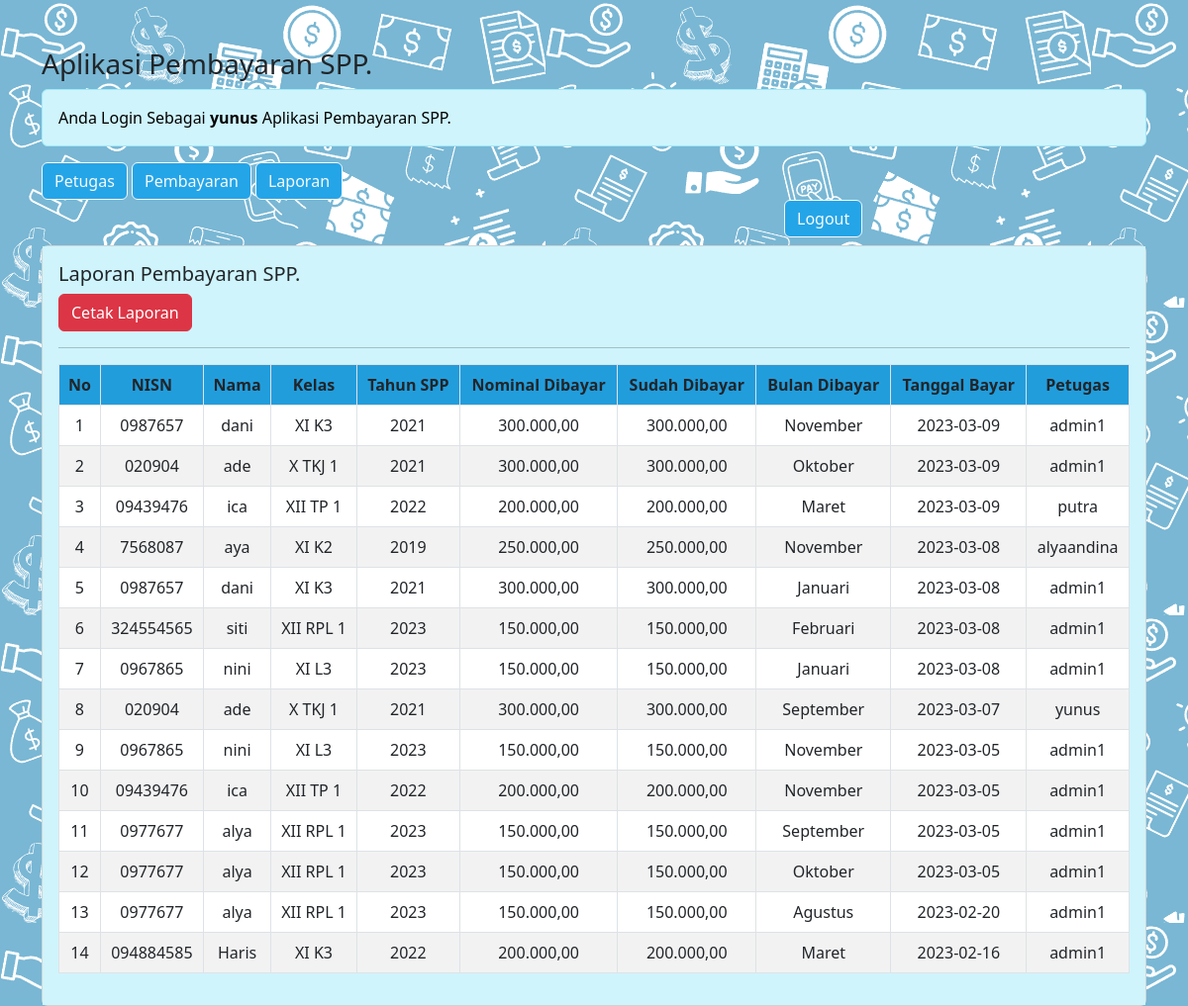
Page /pembayaran_spp_ukk/petugas/petugas.php?url=laporan (signed in) on the committed database.
### tables this page shows
CREATE TABLE `pembayaran` (
  `id_pembayaran` int(11) NOT NULL,
  `id_petugas` int(11) NOT NULL,
  `nisn` varchar(10) NOT NULL,
  `tgl_bayar` date NOT NULL,
  `bulan_dibayar` varchar(12) NOT NULL,
  `tahun_dibayar` varchar(4) NOT NULL,
  `id_spp` int(11) NOT NULL,
  `jumlah_bayar` int(11) NOT NULL
);

CREATE TABLE `siswa` (
  `nisn` char(10) NOT NULL,
  `nis` char(8) NOT NULL,
  `password` text NOT NULL,
  `nama` varchar(35) NOT NULL,
  `id_kelas` int(11) NOT NULL,
  `alamat` text NOT NULL,
  `no_telp` varchar(13) NOT NULL,
  `id_spp` int(11) NOT NULL
);

CREATE TABLE `kelas` (
  `id_kelas` int(11) NOT NULL,
  `nama_kelas` varchar(10) NOT NULL,
  `kompetensi_keahlian` varchar(50) NOT NULL
);

CREATE TABLE `spp` (
  `id_spp` int(11) NOT NULL,
  `tahun` int(11) NOT NULL,
  `nominal` int(11) NOT NULL
);

CREATE TABLE `petugas` (
  `id_petugas` int(11) NOT NULL,
  `username` varchar(25) NOT NULL,
  `password` varchar(32) NOT NULL,
  `nama_petugas` varchar(35) NOT NULL,
  `level` enum('admin','petugas') NOT NULL
);

### pembayaran_spp_ukk/petugas/laporan.php (the view)
<h5>Laporan Pembayaran SPP.</h5>
<a href="cetak-laporan.php" class="btn btn-danger" > Cetak Laporan </a>
<hr>
<table class="table table-striped table-bordered" style="background-color: #FFFFFF;">
	<tr class="fw-bold" align="center" style="background-color: #24A5E8;">
		<td>No</td>
		<td>NISN</td>
		<td>Nama</td>
		<td>Kelas</td>
		<td>Tahun SPP</td>
		<td>Nominal Dibayar</td>
		<td>Sudah Dibayar</td>
		<td>Bulan Dibayar</td>
		<td>Tanggal Bayar</td>
		<td>Petugas</td>
	</tr>
	<?php
	include'../koneksi.php';
	$no = 1;
	$sql = "SELECT*FROM pembayaran,siswa,kelas,spp,petugas WHERE pembayaran.nisn=siswa.nisn AND siswa.id_kelas=kelas.id_kelas AND Pembayaran.id_spp=spp.id_spp AND Pembayaran.id_petugas=petugas.id_petugas ORDER BY tgl_bayar DESC";
	$query = mysqli_query($koneksi, $sql);
	foreach($query as $data){
		?>
		<tr align="center">
			<td><?= $no++; ?></td>
			<td><?= $data['nisn'] ?></td>
			<td><?= $data['nama'] ?></td>
			<td><?= $data['nama_kelas'] ?></td>
			<td><?= $data['tahun'] ?></td>
			<td><?= number_format($data['nominal'],2,',','.'); ?></td>
			<td><?= number_format($data['jumlah_bayar'],2,',','.'); ?></td>
			<td><?= $data['bulan_dibayar'] ?></td>
		    <td><?= $data['tgl_bayar'] ?></td>
			<td><?= $data['nama_petugas'] ?></td>
		</tr>
	<?php } ?>
</table>

### rows in the picture
pembayaran: siswa.nisn "0987657", siswa.nama "dani", kelas.nama_kelas "XI K3", id_spp.tahun "2021", id_spp.nominal "300.000,00", jumlah_bayar "300.000,00", bulan_dibayar "November", tgl_bayar "2023-03-09", id_petugas.nama_petugas "admin1"
pembayaran: siswa.nisn "020904", siswa.nama "ade", kelas.nama_kelas "X TKJ 1", id_spp.tahun "2021", id_spp.nominal "300.000,00", jumlah_bayar "300.000,00", bulan_dibayar "Oktober", tgl_bayar "2023-03-09", id_petugas.nama_petugas "admin1"
pembayaran: siswa.nisn "09439476", siswa.nama "ica", kelas.nama_kelas "XII TP 1", id_spp.tahun "2022", id_spp.nominal "200.000,00", jumlah_bayar "200.000,00", bulan_dibayar "Maret", tgl_bayar "2023-03-09", id_petugas.nama_petugas "putra"
pembayaran: siswa.nisn "7568087", siswa.nama "aya", kelas.nama_kelas "XI K2", id_spp.tahun "2019", id_spp.nominal "250.000,00", jumlah_bayar "250.000,00", bulan_dibayar "November", tgl_bayar "2023-03-08", id_petugas.nama_petugas "alyaandina"
pembayaran: siswa.nisn "0987657", siswa.nama "dani", kelas.nama_kelas "XI K3", id_spp.tahun "2021", id_spp.nominal "300.000,00", jumlah_bayar "300.000,00", bulan_dibayar "Januari", tgl_bayar "2023-03-08", id_petugas.nama_petugas "admin1"
pembayaran: siswa.nisn "324554565", siswa.nama "siti", kelas.nama_kelas "XII RPL 1", id_spp.tahun "2023", id_spp.nominal "150.000,00", jumlah_bayar "150.000,00", bulan_dibayar "Februari", tgl_bayar "2023-03-08", id_petugas.nama_petugas "admin1"
pembayaran: siswa.nisn "0967865", siswa.nama "nini", kelas.nama_kelas "XI L3", id_spp.tahun "2023", id_spp.nominal "150.000,00", jumlah_bayar "150.000,00", bulan_dibayar "Januari", tgl_bayar "2023-03-08", id_petugas.nama_petugas "admin1"
pembayaran: siswa.nisn "020904", siswa.nama "ade", kelas.nama_kelas "X TKJ 1", id_spp.tahun "2021", id_spp.nominal "300.000,00", jumlah_bayar "300.000,00", bulan_dibayar "September", tgl_bayar "2023-03-07", id_petugas.nama_petugas "yunus"
pembayaran: siswa.nisn "0967865", siswa.nama "nini", kelas.nama_kelas "XI L3", id_spp.tahun "2023", id_spp.nominal "150.000,00", jumlah_bayar "150.000,00", bulan_dibayar "November", tgl_bayar "2023-03-05", id_petugas.nama_petugas "admin1"
pembayaran: siswa.nisn "09439476", siswa.nama "ica", kelas.nama_kelas "XII TP 1", id_spp.tahun "2022", id_spp.nominal "200.000,00", jumlah_bayar "200.000,00", bulan_dibayar "November", tgl_bayar "2023-03-05", id_petugas.nama_petugas "admin1"
pembayaran: siswa.nisn "0977677", siswa.nama "alya", kelas.nama_kelas "XII RPL 1", id_spp.tahun "2023", id_spp.nominal "150.000,00", jumlah_bayar "150.000,00", bulan_dibayar "September", tgl_bayar "2023-03-05", id_petugas.nama_petugas "admin1"
pembayaran: siswa.nisn "0977677", siswa.nama "alya", kelas.nama_kelas "XII RPL 1", id_spp.tahun "2023", id_spp.nominal "150.000,00", jumlah_bayar "150.000,00", bulan_dibayar "Oktober", tgl_bayar "2023-03-05", id_petugas.nama_petugas "admin1"
pembayaran: siswa.nisn "0977677", siswa.nama "alya", kelas.nama_kelas "XII RPL 1", id_spp.tahun "2023", id_spp.nominal "150.000,00", jumlah_bayar "150.000,00", bulan_dibayar "Agustus", tgl_bayar "2023-02-20", id_petugas.nama_petugas "admin1"
pembayaran: siswa.nisn "094884585", siswa.nama "Haris", kelas.nama_kelas "XI K3", id_spp.tahun "2022", id_spp.nominal "200.000,00", jumlah_bayar "200.000,00", bulan_dibayar "Maret", tgl_bayar "2023-02-16", id_petugas.nama_petugas "admin1"

### other values in the picture
$_SESSION['nama_petugas'] "yunus"
